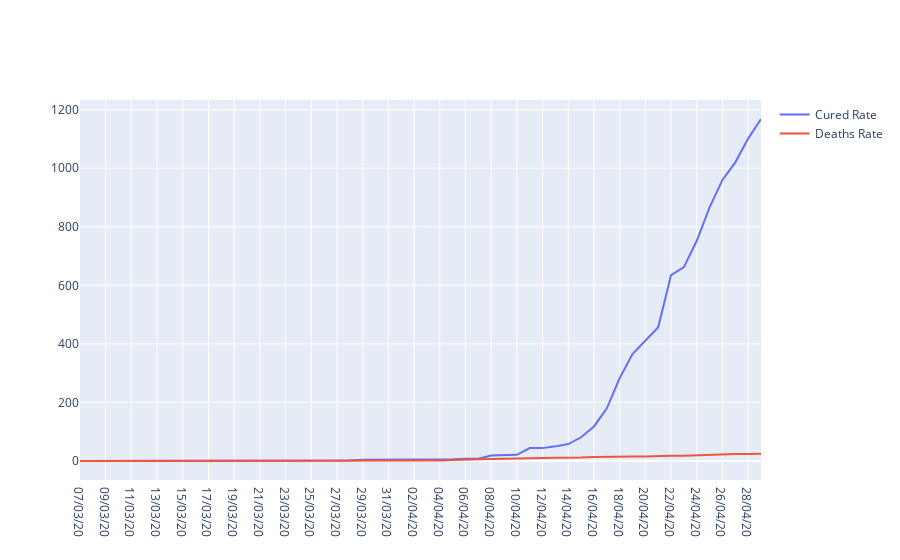

Source (notebook cell):
### Code cell
cured_rate= go.Scatter(x=Tamil_Nadu_Data["Date"],y=Tamil_Nadu_Data["Cured"],name="Cured Rate")
death_rate = go.Scatter(x=Tamil_Nadu_Data["Date"],y=Tamil_Nadu_Data["Deaths"],name="Deaths Rate")
py.iplot([cured_rate,death_rate])

### Figure 1 — Plotly figure (JSON) as saved in the notebook; plotly's stock layout.template omitted (floating-point values rounded to 4 significant figures)
{"data": [{"name": "Cured Rate", "type": "scatter", "x": ["07/03/20", "08/03/20", "09/03/20", "10/03/20", "11/03/20", "12/03/20", "13/03/20", "14/03/20", "15/03/20", "16/03/20", "17/03/20", "18/03/20", "19/03/20", "20/03/20", "21/03/20", "22/03/20", "23/03/20", "24/03/20", "25/03/20", "26/03/20", "27/03/20", "28/03/20", "29/03/20", "30/03/20", "31/03/20", "01/04/20", "02/04/20", "03/04/20", "04/04/20", "05/04/20", "06/04/20", "07/04/20", "08/04/20", "09/04/20", "10/04/20", "11/04/20", "12/04/20", "13/04/20", "14/04/20", "15/04/20", "16/04/20", "17/04/20", "18/04/20", "19/04/20", "20/04/20", "21/04/20", "22/04/20", "23/04/20", "24/04/20", "25/04/20", "26/04/20", "27/04/20", "28/04/20", "29/04/20"], "y": [0, 0, 0, 0, 0, 0, 0, 0, 0, 0, 0, 0, 1, 1, 1, 1, 1, 1, 1, 1, 1, 2, 4, 4, 4, 6, 6, 6, 6, 6, 8, 8, 19, 21, 21, 44, 44, 50, 58, 81, 118, 180, 283, 365, 411, 457, 635, 662, 752, 866, 960, 1020, 1101, 1168]}, {"name": "Deaths Rate", "type": "scatter", "x": ["07/03/20", "08/03/20", "09/03/20", "10/03/20", "11/03/20", "12/03/20", "13/03/20", "14/03/20", "15/03/20", "16/03/20", "17/03/20", "18/03/20", "19/03/20", "20/03/20", "21/03/20", "22/03/20", "23/03/20", "24/03/20", "25/03/20", "26/03/20", "27/03/20", "28/03/20", "29/03/20", "30/03/20", "31/03/20", "01/04/20", "02/04/20", "03/04/20", "04/04/20", "05/04/20", "06/04/20", "07/04/20", "08/04/20", "09/04/20", "10/04/20", "11/04/20", "12/04/20", "13/04/20", "14/04/20", "15/04/20", "16/04/20", "17/04/20", "18/04/20", "19/04/20", "20/04/20", "21/04/20", "22/04/20", "23/04/20", "24/04/20", "25/04/20", "26/04/20", "27/04/20", "28/04/20", "29/04/20"], "y": ["0", "0", "0", "0", "0", "0", "0", "0", "0", "0", "0", "0", "0", "0", "0", "0", "0", "0", "0", "1", "1", "1", "1", "1", "1", "1", "1", "1", "2", "3", "5", "5", "7", "8", "8", "8", "10", "11", "11", "12", "14", "15", "15", "15", "15", "17", "18", "18", "20", "22", "23", "24", "24", "25"]}], "layout": {}}
